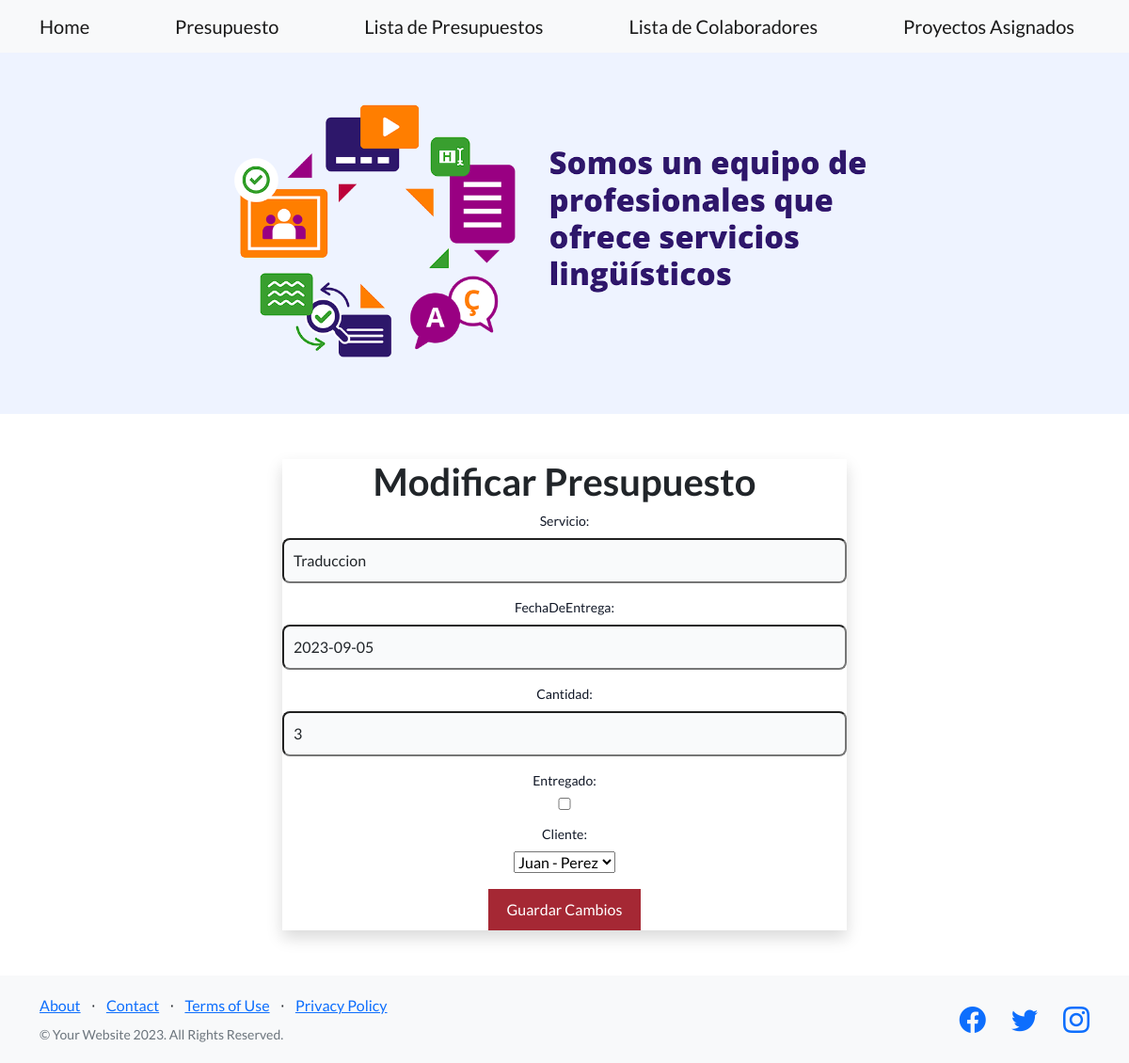
The page /app/modificar_presupuesto/2/ on the database as committed earlier.
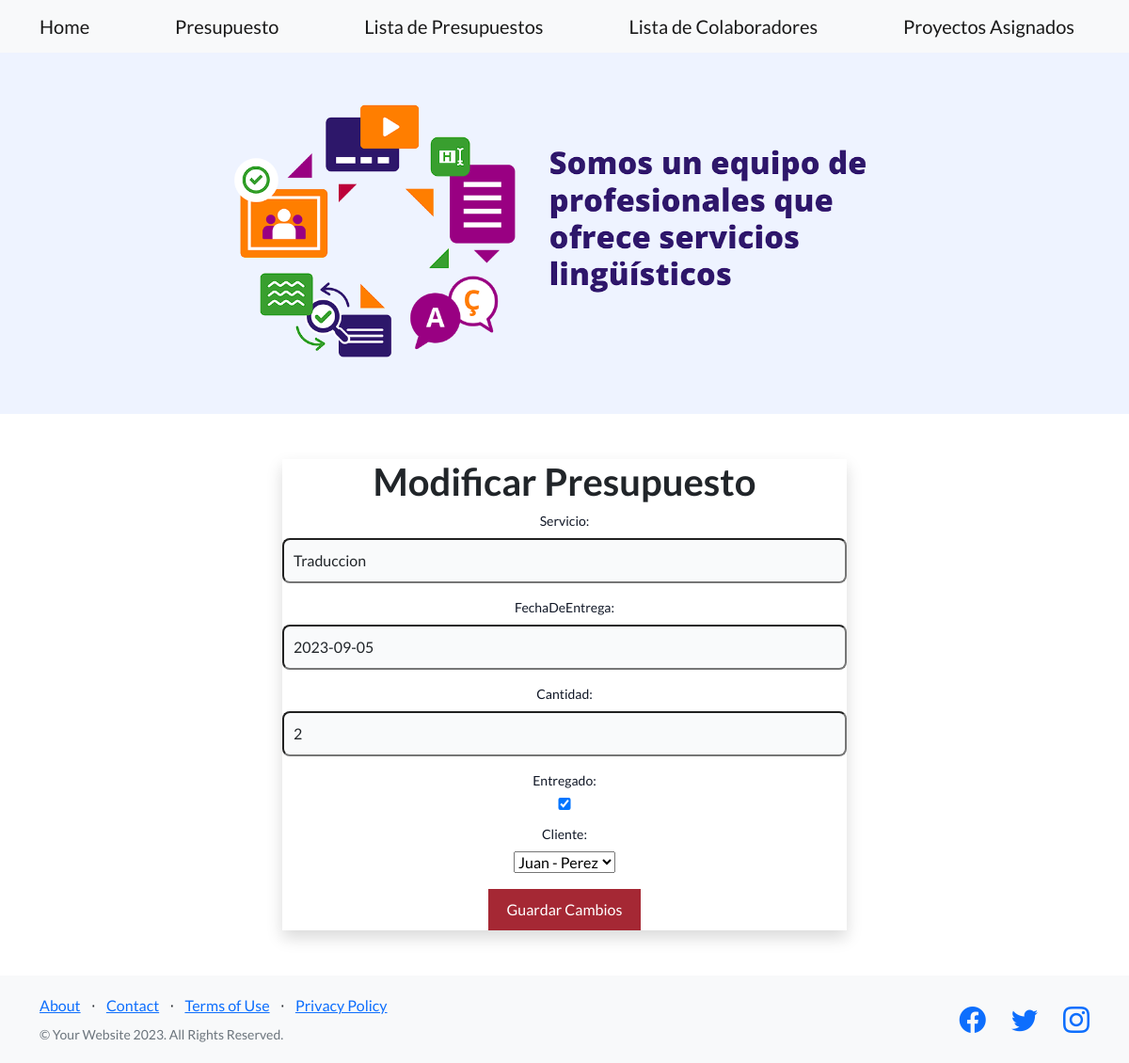
The same page on the database as committed later.
### app/models.py (models this page shows, shortened)
class Presupuesto(models.Model):
    servicio = models.CharField(max_length=40)
    fechaDeEntrega = models.DateField()
    entregado = models.BooleanField()
    cantidad = models.IntegerField()
    cliente = models.ForeignKey(Cliente, on_delete=models.CASCADE)

### app/views.py (the view)
def modificar_presupuesto(request, presupuesto_id):
    presupuesto = get_object_or_404(Presupuesto, id=presupuesto_id)
    if request.method == "POST":
        form = PresupuestoFormulario(request.POST, instance=presupuesto)
        if form.is_valid():
            form.save()
            return redirect("ListarPresupuestos")
    else:
        form = PresupuestoFormulario(instance=presupuesto)
    return render(request, "modificar_presupuesto.html", {"form": form})

### app/forms.py
class PresupuestoFormulario(forms.ModelForm):
    class Meta:
        model = Presupuesto
        fields = ["servicio", "fechaDeEntrega", "cantidad", "entregado", "cliente"]

### app/models.py (called while the page is built)
    def __str__(self):
        return f"{self.nombre} - {self.apellido}"

### app/templates/modificar_presupuesto.html (shortened to what this page needs)
{% extends 'home.html' %} {% block contenidoQueCambia %}
<!DOCTYPE html>
<html lang="es">
  <head>
  </head>
  <body>
    <section class="bg-gray-50 dark:bg-gray-900 py-5 flex">
      <div
        class="flex flex-col items-center justify-center px-6 py-8 mx-auto md:h-screen lg:py-0"
        style="width: 50%"
      >
        <div
          class="w-full bg-white rounded-lg shadow dark:border md:mt-0 sm:max-w-md xl:p-0 dark:bg-gray-800 dark:border-gray-700"
        >
          <div class="p-6 space-y-4 md:space-y-6 sm:p-8">
            <h1
              class="text-xl font-bold leading-tight tracking-tight text-gray-900 md:text-2xl dark:text-white text-center"
            >
              Modificar Presupuesto
            </h1>
            <form method="post" class="text-center flex justify-between">
              {% csrf_token %} {{ form.as_p }}
              <button type="submit">Guardar Cambios</button>
            </form>
          </div>
        </div>
      </div>
    </section>
  </body>
</html>
{% endblock contenidoQueCambia %}

Rows that differ between the two databases and show on the page:
changed Presupuesto "Traduccion": cantidad "3" → "2"; entregado "☐" → "☑"
